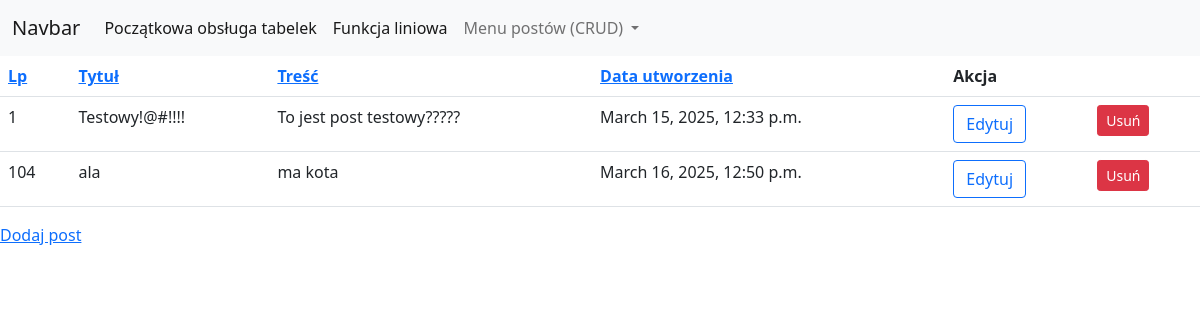
/posts/, run on an earlier commit of the app's database.
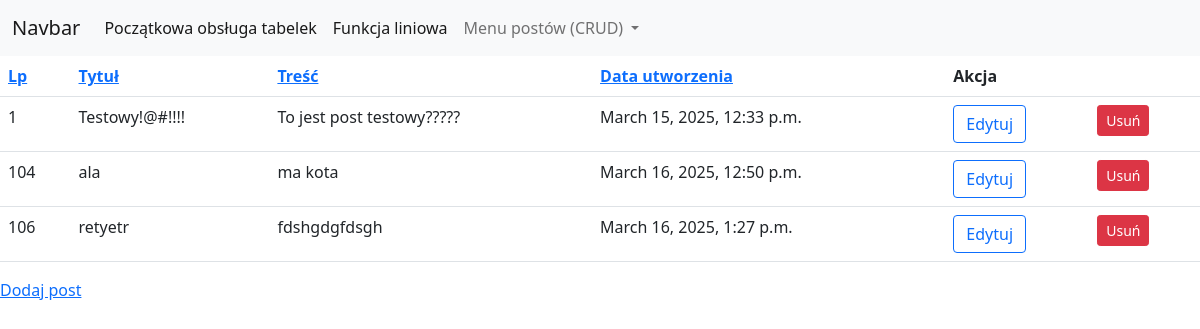
And on a later commit of the database.
### myapp/models.py (models this page shows, shortened)
class Post(models.Model):
    title = models.CharField(max_length=200)
    content = models.TextField()
    create_at = models.DateTimeField(auto_now_add=True)

### myapp/views.py (the view)
# urls.py: path('posts/', post_list, name='post_list'),
def post_list(request):
    sort = request.GET.get('sort', 'id')
    posts = Post.objects.all().order_by(sort)
    return render(request, 'myapp/table.html', {'posts': posts})

### myapp/templates/myapp/table.html (shortened to what this page needs)
{% extends "myapp/base.html" %}
{% block content %}
{% if posts %}
    <table class="table     table-hover">
        <tr>
            <th><a href="?sort=id">Lp</a>
            <th><a href="?sort=title">Tytuł</a>
            <th><a href="?sort=content">Treść</a>
            <th><a href="?sort=create_at">Data utworzenia</a>
            <th colspan="2">Akcja
        {% for post in posts %}
        <tr id="post-{{ post.id }}">
            <td>{{ post.id }}
            <td>{{ post.title }}
            <td>{{ post.content }}
            <td>{{ post.create_at }}
            <td><a href="{% url 'update_post' post.id %}" class="btn btn-outline-primary">Edytuj</a>
            <td>
                <button class="btn btn-danger btn-sm" data-bs-toggle="modal" data-bs-target="#deleteModal"
                        data-id="{{ post.id }}" data-title="{{ post.title }}">Usuń
                </button>
        {% endfor %}
    </table>
    <a href="{% url 'create_post' %}">Dodaj post</a>
{% else %}
    <h4>Brak danych</h4>
{% endif %}
{% endblock %}

What changed in the data, as far as the page shows it:
added Post: id "106", title "retyetr", content "fdshgdgfdsgh", create_at "March 16, 2025, 1:27 p.m."
